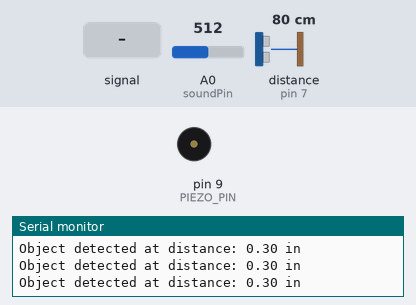
Bench run of a sketch on a simulated Arduino Uno, built with avr-gcc and run on an emulated ATmega328P. On the bench: buzzer (waves = sounding), the last lines printed to the serial monitor. Wiring (inferred from the names in the program): ultrasonic range finder: trigger pin 6; echo pin 7. Inputs (shaded band) come from the test bench; at power-on: A0 (soundPin) = 512, distance to the obstacle (sensor on pin 7) 80 cm. The echo pulse lasts 58.3 µs per cm.

Above: at 1.2 s.
1.3 s: A0 (soundPin) fed a 200 Hz sine of ±81 counts around its level
At 2.97 s:
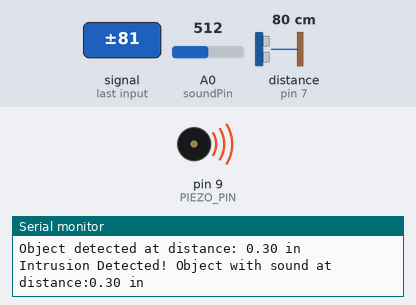
4.3 s: A0 (soundPin) set to 306
At 4.8 s:
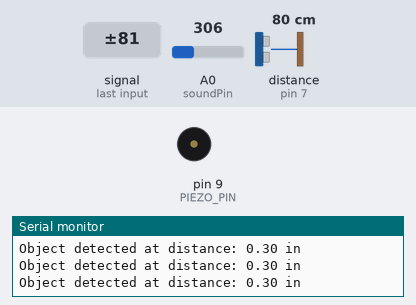
5.8 s: distance to the obstacle (sensor on pin 7) set to 2 cm
8.8 s: A0 (soundPin) fed a 2 Hz sine of ±306 counts around its level
At 9.27 s:
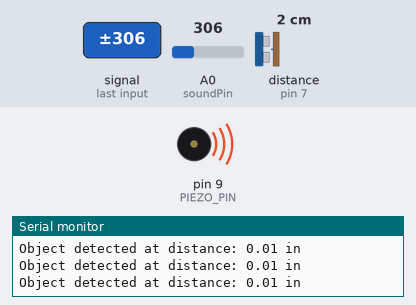
11.8 s: distance to the obstacle (sensor on pin 7) set to 250 cm
14.8 s: A0 (soundPin) set to 530
At 15.29 s:
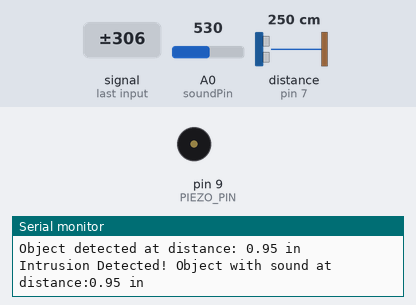
Timing chart, 0 to 18.8 s (numbered marks = the images above; inputs shaded):
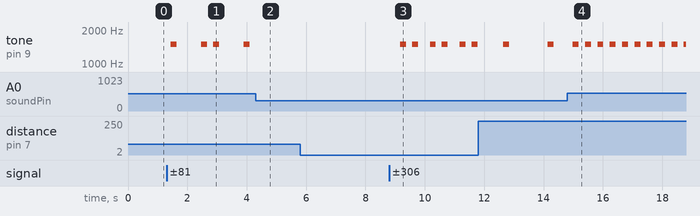

The sketch:

lab9.ino
```cpp
// C++ code
//
#define PIEZO_PIN 9
const int trigger = 6;
const int echo = 7;
const int soundPin = A0;


float distance;
float dist_inches;


const float DIST_THRESHOLD = 5.0;
const int SOUND_THRESHOLD = 520;

void setup() {
  Serial.begin(9600);


  pinMode(trigger, OUTPUT);
  pinMode(echo, INPUT);


  pinMode(PIEZO_PIN, OUTPUT);
}

void loop() {

  digitalWrite(trigger, LOW);
  delayMicroseconds(5);


  digitalWrite(trigger, HIGH);
  delayMicroseconds(10);
  digitalWrite(trigger, LOW);


  distance = pulseIn(echo, HIGH);


  distance = distance * 0.0001657;

  dist_inches = distance * 0.3937;

  int soundValue = analogRead(soundPin);

  if (dist_inches < DIST_THRESHOLD && soundValue > SOUND_THRESHOLD) {
    tone(PIEZO_PIN, 1500);
    delay(200);
    noTone(PIEZO_PIN);

    Serial.print("Intrusion Detected! Object with sound at distance:");
    Serial.print(dist_inches);
    Serial.println(" in");
  } else if (dist_inches < DIST_THRESHOLD) {
    Serial.print("Object detected at distance: ");
    Serial.print(dist_inches);
    Serial.println(" in");
  } else if (soundValue > SOUND_THRESHOLD) {
    Serial.println("Sound detected");
  } else {
    Serial.println("No intrusion detected.");
  }

  delay(200);
}
```

Measured:
- after the input at 1.3 s, tone on pin 9 (PIEZO_PIN): plays 1500 Hz for 0.20 s, 1500 Hz for 0.20 s, 1500 Hz for 0.20 s, 1500 Hz for 0.20 s, starting after 0.15 s
- after the input at 4.3 s, tone on pin 9 (PIEZO_PIN): stops changing and stays silent
- after the input at 8.8 s, tone on pin 9 (PIEZO_PIN): silent → 1500 Hz after 0.37 s, then repeats every 1.0 s: silent 0.20 s, 1500 Hz 0.20 s, silent 0.40 s, 1500 Hz 0.20 s
- after the input at 14.8 s, tone on pin 9 (PIEZO_PIN): alternates 1500 Hz for 0.20 s and silent for 0.22 s, starting after 0.19 s
